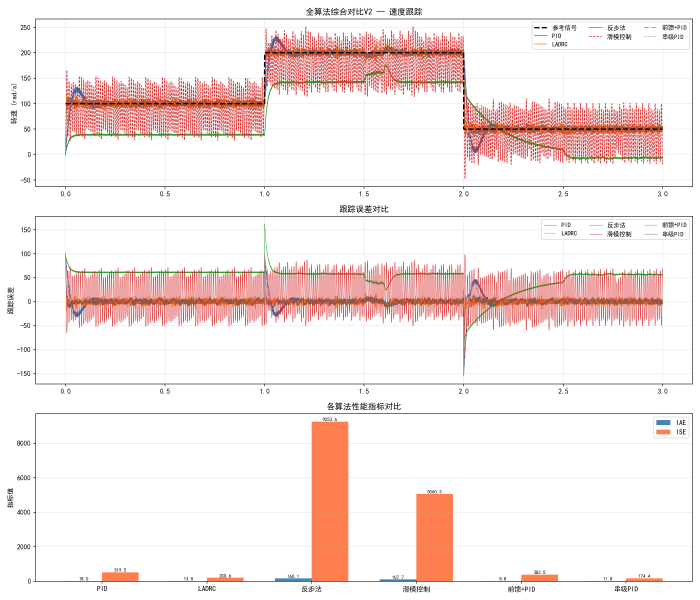
#> input picture 15_simulation/all_algorithms_comparison.png, 2100 x 1800 px (shown at 1/3 size)
$ python -i optimized_line_detect.py   (imports and definitions only)
#> lines starting #> are read from the running program, lines starting #| are printed output that depends on the picture; after the words box and inside, x2 and y2 are one past the last pixel; in counts of white or black regions, pixels touching at a corner belong together
#> further down, picture is the input picture: shape (1800, 2100, 3); mean B, G, R 231.1, 233.1, 246.7
#!/usr/bin/env python3
"""
optimized_line_detect.py - 优化版直线检测模块
适用于 RK3588S 嵌入式平台，针对电赛场景优化

优化策略:
1. ROI裁剪，只处理感兴趣区域
2. 自适应Canny边缘检测，减少参数调优
3. HoughLinesP参数优化（rho/theta步长、阈值）
4. 直线合并算法（相似直线去重）
5. 直线过滤（角度、长度、位置）
6. 边缘检测+形态学预处理，减少噪声
"""

import cv2
import numpy as np
import math
from dataclasses import dataclass
from typing import Optional, Tuple, List
from collections import deque


@dataclass
class LineResult:
    """直线检测结果"""
    x1: int
    y1: int
    x2: int
    y2: int
    angle: float      # 角度 [0, 180)
    length: float     # 长度(像素)
    rho: float = 0.0  # 极坐标参数
    theta: float = 0.0
    confidence: float = 0.0

    @property
    def midpoint(self) -> Tuple[int, int]:
        return ((self.x1 + self.x2) // 2, (self.y1 + self.y2) // 2)

    # [6 lines left out: function slope, not called in this run]


class OptimizedLineDetector:
    """
    优化版直线检测器

    流水线:
    1. ROI裁剪
    2. 灰度化 + 高斯模糊
    3. 自适应Canny边缘检测
    4. 形态学闭运算(连接断裂边缘)
    5. HoughLinesP检测
    6. 直线过滤 + 合并
    """

    def __init__(self,
                 roi: Optional[Tuple[int, int, int, int]] = None,
                 canny_low: int = 50,
                 canny_high: int = 150,
                 hough_rho: int = 1,
                 hough_theta: float = np.pi / 180,
                 hough_threshold: int = 50,
                 hough_min_line_length: int = 30,
                 hough_max_line_gap: int = 10,
                 min_length: float = 30.0,
                 max_angle_range: Optional[Tuple[float, float]] = None,
                 merge_angle_thresh: float = 5.0,
                 merge_dist_thresh: float = 20.0,
                 blur_size: int = 5,
                 detect_scale: float = 1.0,
                 use_adaptive_canny: bool = True):
        """
        Args:
            roi: (x, y, w, h) 感兴趣区域
            canny_low/high: Canny阈值
            hough_rho: Hough变换rho分辨率(像素)
            hough_theta: Hough变换theta分辨率(弧度)
            hough_threshold: 累加器阈值
            hough_min_line_length: 最短线段长度
            hough_max_line_gap: 最大线段间隙
            min_length: 结果最小长度
            max_angle_range: 角度过滤范围 (min_angle, max_angle)
            merge_angle_thresh: 合并角度阈值(度)
            merge_dist_thresh: 合并距离阈值(像素)
            blur_size: 高斯模糊核大小
            detect_scale: 检测缩放比例
            use_adaptive_canny: 是否使用自适应Canny
        """
        self.roi = roi
        self.canny_low = canny_low
        self.canny_high = canny_high
        self.hough_rho = hough_rho
        self.hough_theta = hough_theta
        self.hough_threshold = hough_threshold
        self.hough_min_line_length = hough_min_line_length
        self.hough_max_line_gap = hough_max_line_gap
        self.min_length = min_length
        self.max_angle_range = max_angle_range
        self.merge_angle_thresh = merge_angle_thresh
        self.merge_dist_thresh = merge_dist_thresh
        self.blur_size = blur_size
        self.detect_scale = detect_scale
        self.use_adaptive_canny = use_adaptive_canny

        # 性能统计
        self._perf = deque(maxlen=100)

    def _preprocess(self, frame: np.ndarray) -> np.ndarray:
        """
        预处理: ROI裁剪 -> 灰度 -> 模糊 -> 边缘 -> 形态学
        """
        img = frame

        # ROI裁剪
        if self.roi is not None:
            x, y, w, h = self.roi
            img = img[y:y+h, x:x+w]

        # 缩放
        if self.detect_scale < 0.99:
            h, w = img.shape[:2]
            img = cv2.resize(img, (int(w * self.detect_scale),
                                    int(h * self.detect_scale)),
                             interpolation=cv2.INTER_AREA)

        # 灰度化
        if len(img.shape) == 3:
            gray = cv2.cvtColor(img, cv2.COLOR_BGR2GRAY)
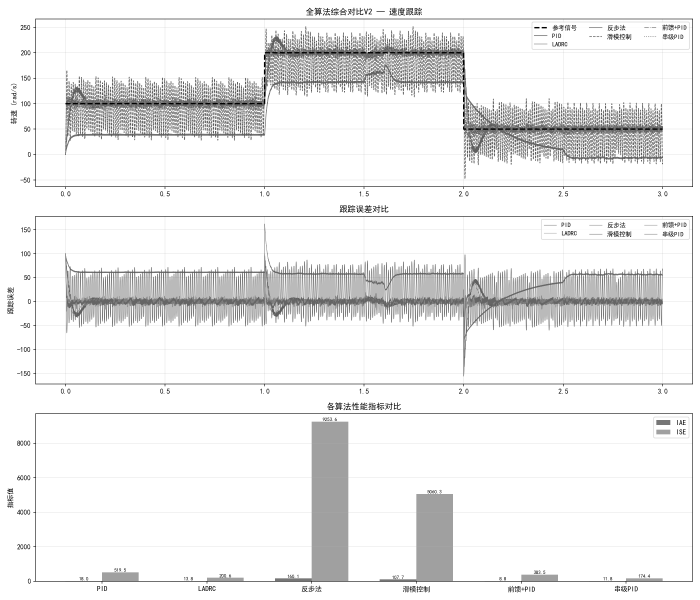
#> gray: shape (1800, 2100) (shown at 1/3 size); min 0, max 255, mean 236.9
        else:
            gray = img

        # 高斯模糊
        blurred = cv2.GaussianBlur(gray, (self.blur_size, self.blur_size), 0)

        # 边缘检测
        if self.use_adaptive_canny:
            # 自适应Canny: 基于图像中值自动计算阈值
            median = np.median(blurred)
#> median = 255
            low = int(max(0, 0.67 * median))
#> low = 170
            high = int(min(255, 1.33 * median))
#> high = 255
            edges = cv2.Canny(blurred, low, high)
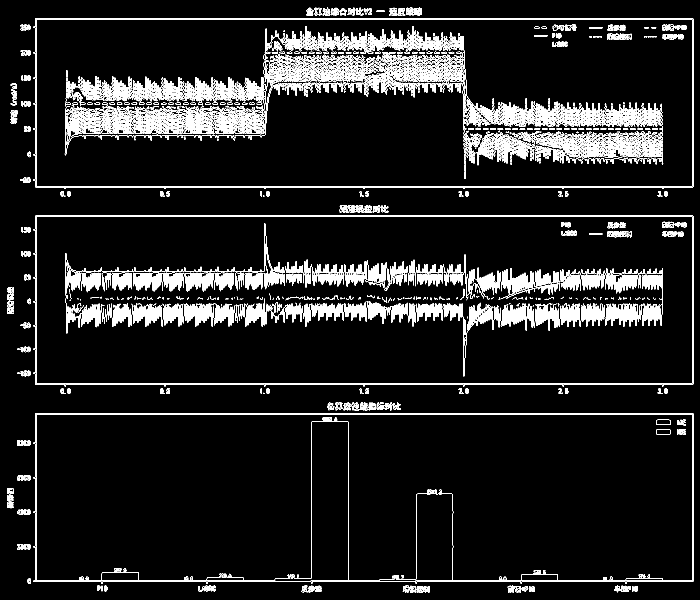
#> edges: shape (1800, 2100) (shown at 1/3 size); 5.4% white in thin lines or dots
        else:
            edges = cv2.Canny(blurred, self.canny_low, self.canny_high)

        # 形态学闭运算: 连接断裂边缘
        kernel = cv2.getStructuringElement(cv2.MORPH_RECT, (3, 3))
        edges = cv2.morphologyEx(edges, cv2.MORPH_CLOSE, kernel)
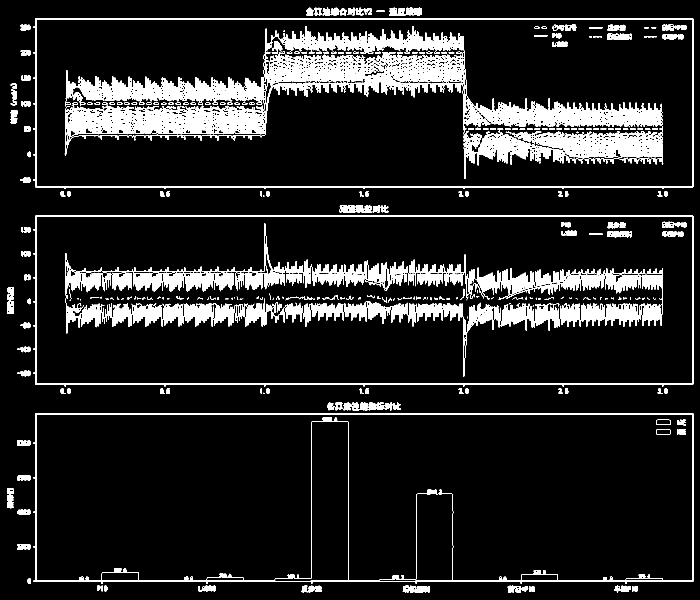
#> edges: shape (1800, 2100) (shown at 1/3 size); 11.3% white; 317 white regions (54 under 20 px), largest, box (x1, y1, x2, y2) and area: (194, 78, 1990, 537) 188915, (195, 671, 1989, 1129) 117856, (100, 1239, 2080, 1751) 24918

        return edges

    def _line_angle(self, x1, y1, x2, y2) -> float:
        """计算线段角度 [0, 180)"""
        angle = math.degrees(math.atan2(y2 - y1, x2 - x1))
        if angle < 0:
            angle += 180
        return angle % 180

    def _line_length(self, x1, y1, x2, y2) -> float:
        """计算线段长度"""
        return math.sqrt((x2 - x1)**2 + (y2 - y1)**2)

    def _angle_diff(self, a1, a2) -> float:
        """计算两角度最小差值"""
        diff = abs(a1 - a2)
        return min(diff, 180 - diff)

    def _merge_lines(self, lines: List[LineResult]) -> List[LineResult]:
        """
        直线合并算法

        将角度和位置相近的线段合并为一条
        使用加权平均（长度为权重）
        """
        if len(lines) <= 1:
            return lines

        # 按角度排序
        lines.sort(key=lambda l: l.angle)

        merged = []
        used = [False] * len(lines)

        for i in range(len(lines)):
            if used[i]:
                continue

            group = [lines[i]]
            used[i] = True

            for j in range(i + 1, len(lines)):
                if used[j]:
                    continue

                # 角度差检查
                if self._angle_diff(lines[i].angle, lines[j].angle) > self.merge_angle_thresh:
                    break  # 已排序，后续角度差更大

                # 距离检查（中点距离）
                mid_i = lines[i].midpoint
                mid_j = lines[j].midpoint
                dist = math.sqrt((mid_i[0] - mid_j[0])**2 + (mid_i[1] - mid_j[1])**2)

                if dist < self.merge_dist_thresh:
                    group.append(lines[j])
                    used[j] = True

            # 加权平均合并
            if len(group) == 1:
                merged.append(group[0])
            else:
                total_weight = sum(l.length for l in group)
                if total_weight == 0:
                    continue

                # 加权平均角度和中点
                avg_angle = sum(l.angle * l.length for l in group) / total_weight
                avg_cx = sum(l.midpoint[0] * l.length for l in group) / total_weight
                avg_cy = sum(l.midpoint[1] * l.length for l in group) / total_weight

                # 取最长线段的端点方向
                longest = max(group, key=lambda l: l.length)
                total_length = sum(l.length for l in group)

                # 沿平均角度方向延伸
                rad = math.radians(avg_angle)
                half_len = total_length / 2
                x1 = int(avg_cx - half_len * math.cos(rad))
                y1 = int(avg_cy - half_len * math.sin(rad))
                x2 = int(avg_cx + half_len * math.cos(rad))
                y2 = int(avg_cy + half_len * math.sin(rad))

                merged.append(LineResult(
                    x1=x1, y1=y1, x2=x2, y2=y2,
                    angle=avg_angle,
                    length=total_length,
                    confidence=max(l.confidence for l in group),
                ))

        return merged

    def _filter_lines(self, lines: List[LineResult]) -> List[LineResult]:
        """过滤线段"""
        filtered = []
        for line in lines:
            # 长度过滤
            if line.length < self.min_length:
                continue

            # 角度过滤
            if self.max_angle_range is not None:
                min_a, max_a = self.max_angle_range
                if not (min_a <= line.angle <= max_a):
                    continue

            # ROI坐标补偿
            if self.roi is not None:
                line.x1 += self.roi[0]
                line.y1 += self.roi[1]
                line.x2 += self.roi[0]
                line.y2 += self.roi[1]

            filtered.append(line)

        return filtered

    def detect(self, frame: np.ndarray,
               merge_lines: bool = True) -> List[LineResult]:
        """
        主检测函数

        Args:
            frame: BGR输入图像
            merge_lines: 是否合并相似线段

        Returns:
            检测到的直线列表
        """
        t0 = cv2.getTickCount()

        # Step 1: 预处理（ROI + 边缘检测）
        edges = self._preprocess(frame)

        # Step 2: HoughLinesP检测
        raw_lines = cv2.HoughLinesP(
            edges,
            rho=self.hough_rho,
            theta=self.hough_theta,
            threshold=self.hough_threshold,
            minLineLength=self.hough_min_line_length,
            maxLineGap=self.hough_max_line_gap,
        )
#> raw_lines = 2675 rows, first 6: [106, 55, 2078, 55], [105, 560, 2079, 560], [105, 558, 2079, 558], [83, 1742, 824, 1742], [105, 56, 2079, 56], [105, 648, 2079, 648]

        # Step 3: 解析结果
        line_results = []
        if raw_lines is not None:
            scale_inv = 1.0 / self.detect_scale
            for line in raw_lines:
                x1, y1, x2, y2 = line[0]

                # 缩放补偿
                if self.detect_scale < 0.99:
                    x1 = int(x1 * scale_inv)
                    y1 = int(y1 * scale_inv)
                    x2 = int(x2 * scale_inv)
                    y2 = int(y2 * scale_inv)

                angle = self._line_angle(x1, y1, x2, y2)
                length = self._line_length(x1, y1, x2, y2)

                line_results.append(LineResult(
                    x1=x1, y1=y1, x2=x2, y2=y2,
                    angle=angle,
                    length=length,
                    confidence=min(1.0, length / 200),
                ))
#> this loop made 2675 passes
#> (x1, y1, x2, y2, angle, length) on passes 1 to 3: (106, 55, 2078, 55, 0, 1972), (105, 560, 2079, 560, 0, 1974), (105, 558, 2079, 558, 0, 1974)
#> after the loop, line_results = 2675 items

        # Step 4: 合并
        if merge_lines:
            line_results = self._merge_lines(line_results)
#> in _merge_lines, `used = [False] * len(lines)`: used = 2675 items, first 6: False, False, False, False, False, False
#> the loop in _merge_lines, `for i in range(len(lines)):` made 2675 passes

        # Step 5: 过滤
        line_results = self._filter_lines(line_results)

        elapsed = (cv2.getTickCount() - t0) / cv2.getTickFrequency() * 1000
        self._perf.append(elapsed)

        return line_results

    # [179 lines left out: functions detect_vertical_horizontal, detect_intersection, get_fps, draw_results, detect_lines, detect_lanes and 1 more, not called in this run]


# [2 lines not run here, left out]

>>> import cv2
>>> picture = cv2.imread('../15_simulation/all_algorithms_comparison.png')
>>> result = OptimizedLineDetector().detect(picture)

$ run again, on 15_simulation/backstepping_nonlinear.png
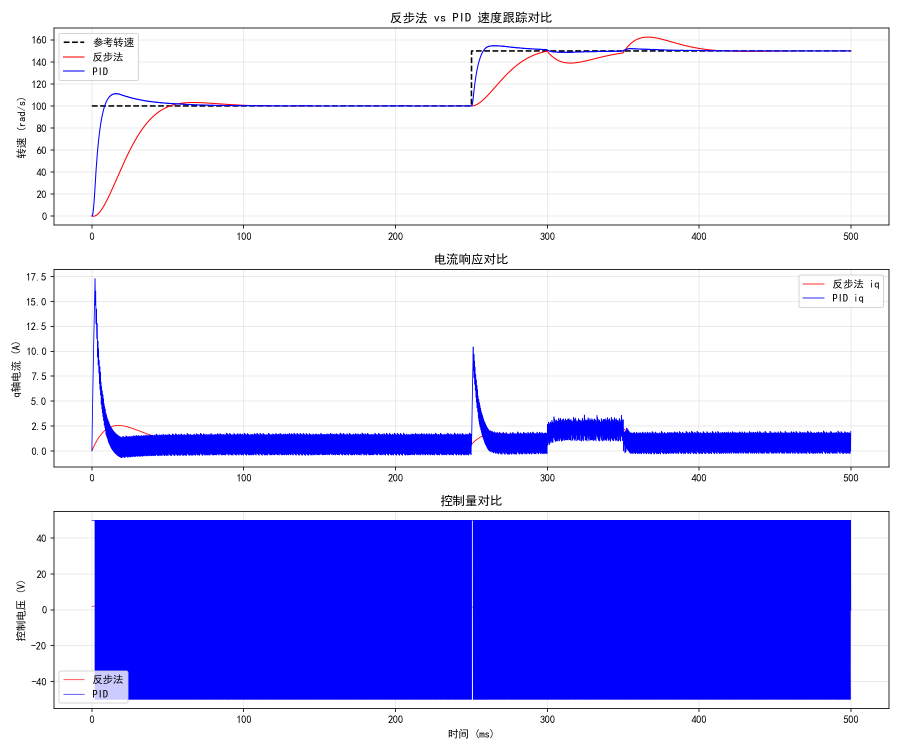
#> input picture 15_simulation/backstepping_nonlinear.png, 1800 x 1500 px (shown at 1/2 size)
#> picture is the input picture: shape (1500, 1800, 3); mean B, G, R 250.9, 193.3, 193.6
#> in _preprocess, `gray = cv2.cvtColor(img, cv2.COLOR_BGR2GRAY)`:
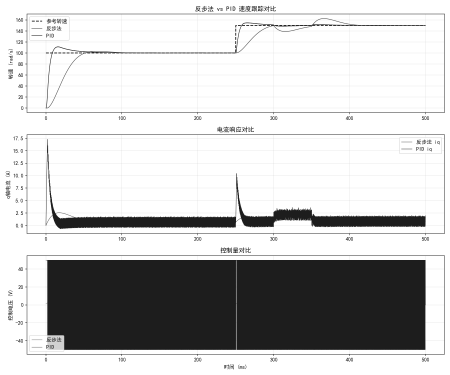
#> gray: shape (1500, 1800) (shown at 1/4 size); min 0, max 255, mean 200
#> median = 255
#> low = 170
#> high = 255
#> in _preprocess, `edges = cv2.morphologyEx(edges, cv2.MORPH_CLOSE, kernel)`:
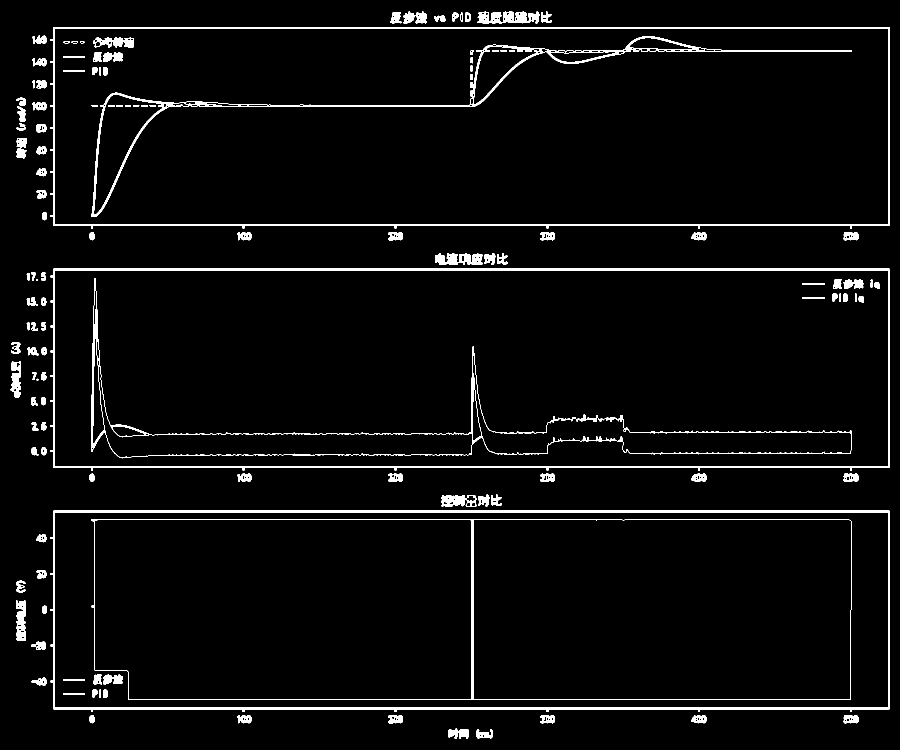
#> edges: shape (1500, 1800) (shown at 1/2 size); 3.9% white; 126 white regions (2 under 20 px), largest, box (x1, y1, x2, y2) and area: (101, 54, 1780, 457) 16808, (101, 537, 1780, 941) 16796, (101, 1021, 1780, 1424) 16728
#> raw_lines = 452 rows, first 6: [106, 56, 1779, 56], [107, 451, 1778, 451], [107, 935, 1778, 935], [107, 537, 1778, 537], [106, 449, 1779, 449], [106, 1416, 1779, 1416]
#> the loop in detect, `for line in raw_lines:` made 452 passes
#> (x1, y1, x2, y2, angle, length) on passes 1 to 3: (106, 56, 1779, 56, 0, 1673), (107, 451, 1778, 451, 0, 1671), (107, 935, 1778, 935, 0, 1671)
#> after the loop in detect, `for line in raw_lines:`: line_results = 452 items
#> used = 452 items, first 6: False, False, False, False, False, False
#> the loop in _merge_lines, `for i in range(len(lines)):` made 452 passes
#> (total_weight, avg_angle, avg_cx, avg_cy, total_length, rad, half_len) on pass 1: (6690, 0, 942, 55.5, 6690, 0, 3345)

$ run again, on 15_simulation/battery_model_simulation.png
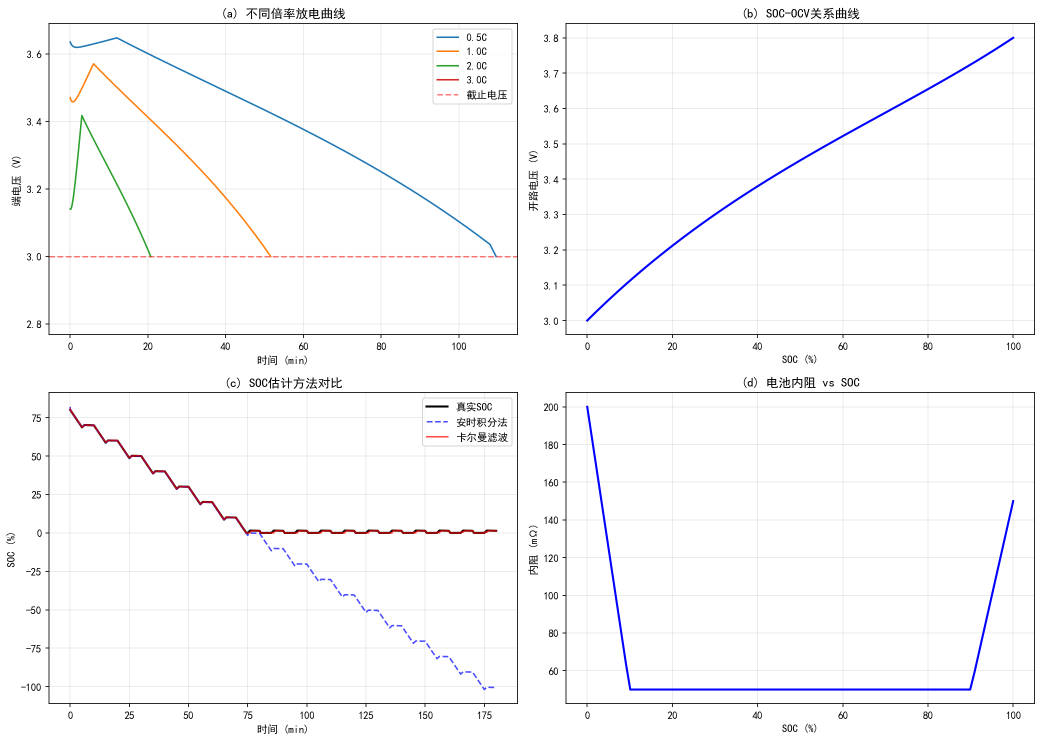
#> input picture 15_simulation/battery_model_simulation.png, 2083 x 1483 px (shown at 1/2 size)
#> picture is the input picture: shape (1483, 2083, 3); mean B, G, R 250.4, 249.4, 249.7
#> in _preprocess, `blurred = cv2.GaussianBlur(gray, (self.blur_size, self.blur_size), 0)`:
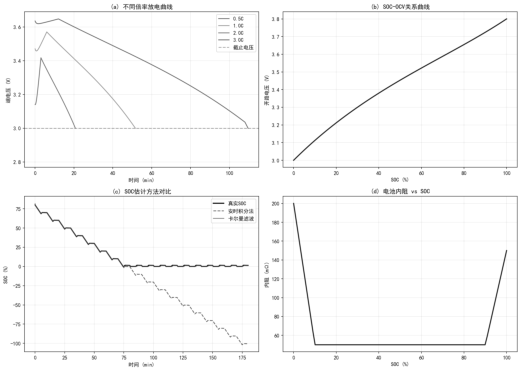
#> blurred: shape (1483, 2083) (shown at 1/4 size); min 15, max 255, mean 249.6
#> median = 255
#> low = 170
#> high = 255
#> in _preprocess, `edges = cv2.morphologyEx(edges, cv2.MORPH_CLOSE, kernel)`:
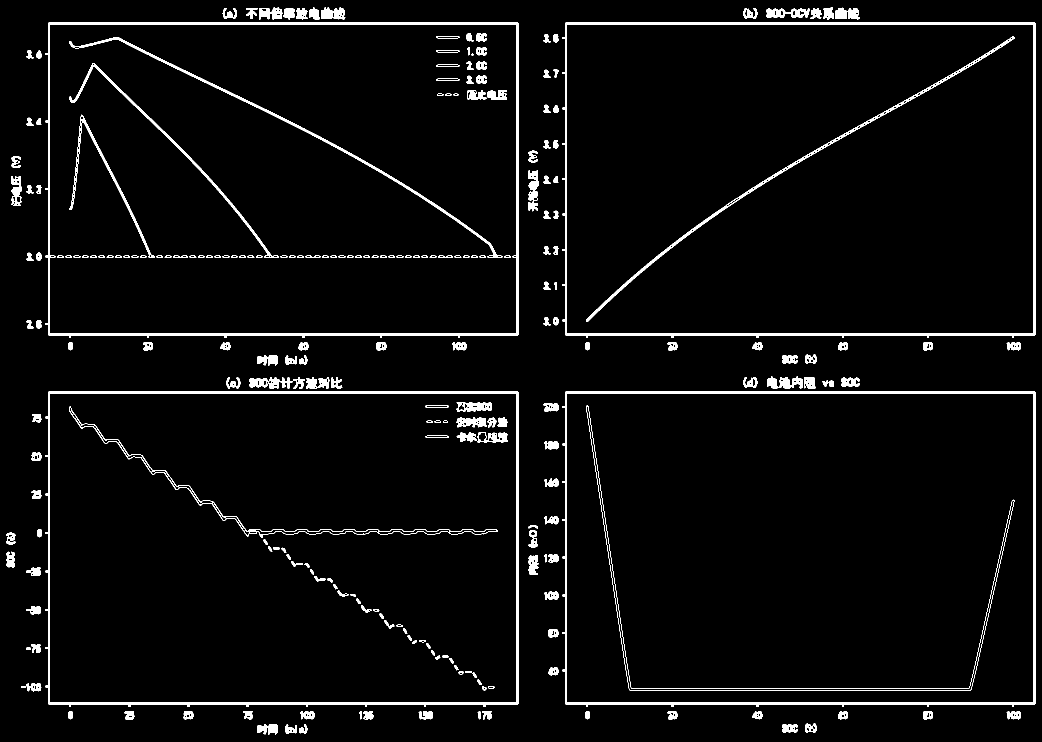
#> edges: shape (1483, 2083) (shown at 1/2 size); 3.8% white; 237 white regions (1 under 20 px), largest, box (x1, y1, x2, y2) and area: (91, 783, 1037, 1414) 12788, (1125, 45, 2071, 676) 12768, (1125, 783, 2071, 1414) 12748
#> raw_lines = 525 rows, first 6: [96, 669, 1036, 669], [1131, 45, 2069, 45], [96, 668, 1036, 668], [96, 667, 1036, 667], [96, 1405, 1036, 1405], [1131, 1408, 2069, 1408]
#> the loop in detect, `for line in raw_lines:` made 525 passes
#> (x1, y1, x2, y2, angle, length) on passes 1 to 3: (96, 669, 1036, 669, 0, 940), (1131, 45, 2069, 45, 0, 938), (96, 668, 1036, 668, 0, 940)
#> after the loop in detect, `for line in raw_lines:`: line_results = 525 items
#> used = 525 items, first 6: False, False, False, False, False, False
#> the loop in _merge_lines, `for i in range(len(lines)):` made 525 passes
#> (total_weight, avg_angle, avg_cx, avg_cy, total_length, rad, half_len) on pass 1: (3758, 0, 566, 668.5, 3758, 0, 1879)
